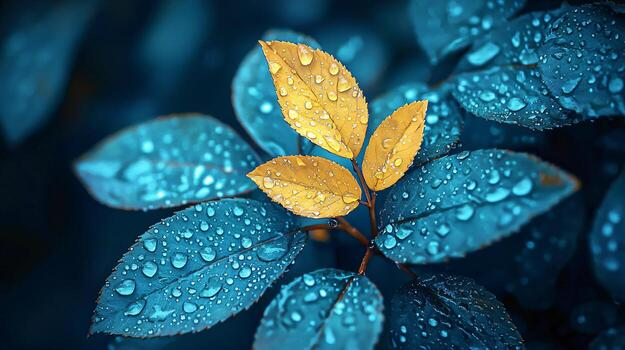
#> input picture OpenCV/photo.jpg, 625 x 350 px, found by its file name
$ python Experiment1e.py
#> lines starting #> are read from the running program, lines starting #| are printed output that depends on the picture
import cv2
import numpy as np
img = cv2.imread('OpenCV/photo.jpg', 0)
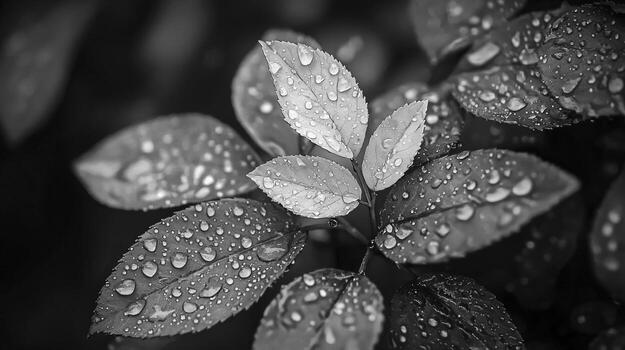
#> img: shape (350, 625); min 0, max 255, mean 70.2
kernel = np.ones((5,5), np.uint8)
eroded = cv2.erode(img, kernel, iterations=1)
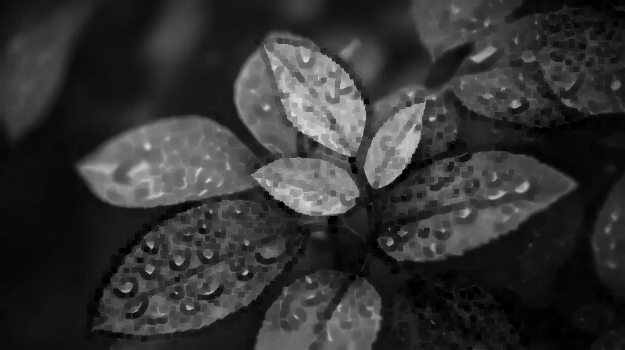
#> eroded: shape (350, 625); min 0, max 223, mean 51
cv2.imshow('Eroded', eroded)
cv2.waitKey(0)

$ run again, with OpenCV/images.jpg copied over OpenCV/photo.jpg
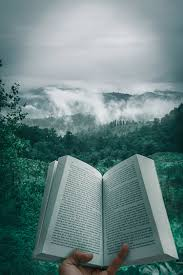
#> input picture OpenCV/images.jpg, 183 x 275 px, found by its file name
#> `img = cv2.imread('OpenCV/photo.jpg', 0)`:
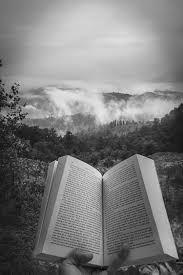
#> img: shape (275, 183); min 0, max 239, mean 122.9
#> `eroded = cv2.erode(img, kernel, iterations=1)`:
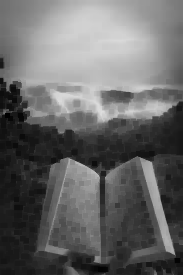
#> eroded: shape (275, 183); min 0, max 222, mean 102.8

$ run again, with OpenCV/Brain.png saved as OpenCV/photo.jpg
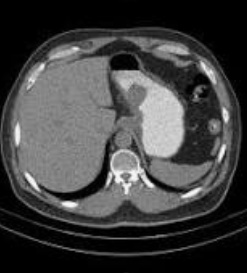
#> input picture OpenCV/Brain.png, 247 x 273 px, found by its file name
#> img is the input picture: shape (273, 247); min 0, max 249, mean 64.9
#> `eroded = cv2.erode(img, kernel, iterations=1)`:
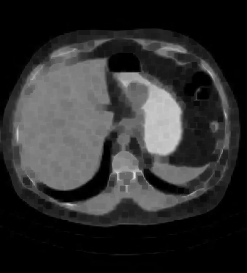
#> eroded: shape (273, 247); min 0, max 223, mean 47.2
